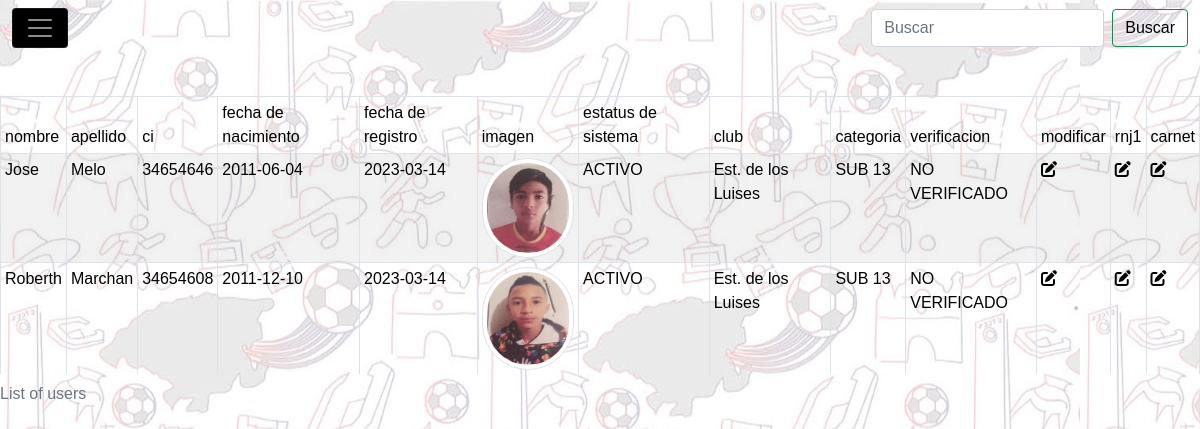
/buscar_jugador_club.php (signed in), run on the app's committed database.
### tables this page shows
CREATE TABLE `usuario` (
  `id_usuario` int(11) NOT NULL,
  `nombre_usuario` varchar(60) NOT NULL,
  `segundoN` varchar(60) NOT NULL,
  `apellido` varchar(60) NOT NULL,
  `segundoA` varchar(60) NOT NULL,
  `ci` int(8) NOT NULL,
  `fecha_nac_us` date NOT NULL,
  `fecha_registro_us` date NOT NULL,
  `imagen_us` varchar(300) NOT NULL,
  `tipo_imagen` varchar(60) NOT NULL,
  `tipo_imagen_dt` varchar(30) NOT NULL,
  `image_dt` varchar(300) NOT NULL,
  `usuario` varchar(60) NOT NULL,
  `clave` varchar(33) NOT NULL,
  `id_t_usuario` int(11) NOT NULL,
  `id_status_sistema` int(11) NOT NULL,
  `id_club` int(11) NOT NULL,
  `id_categoria` int(11) NOT NULL,
  `id_status_verificacion` int(11) NOT NULL,
  `id_carnet_jug` int(11) NOT NULL
);

CREATE TABLE `status_sistema` (
  `id_status_sistema` int(11) NOT NULL,
  `nombre_status_sistema` varchar(30) NOT NULL
);

CREATE TABLE `club` (
  `id_club` int(11) NOT NULL,
  `nombre_club` varchar(60) NOT NULL,
  `fecha_fund` date NOT NULL,
  `fecha_reg` datetime NOT NULL,
  `id_status_sistema` int(11) NOT NULL,
  `tipo_acta` varchar(60) NOT NULL,
  `img_acta` varchar(300) NOT NULL,
  `tipo_logo` varchar(60) NOT NULL,
  `img_logo` varchar(300) NOT NULL,
  `id_status_club` int(11) NOT NULL
);

CREATE TABLE `categoria` (
  `id_categoria` int(11) NOT NULL,
  `nombre_categoria` varchar(60) NOT NULL,
  `edad_max` int(2) NOT NULL,
  `id_status_sistema` int(11) NOT NULL
);

CREATE TABLE `status_verificacion` (
  `id_status_verificacion` int(11) NOT NULL,
  `nombre_verificacion` varchar(20) NOT NULL
);

### buscar_jugador_club.php (the view, shortened to what this page needs)
<!DOCTYPE html>
<html lang="es">
<head>
	<link rel="stylesheet" href="./css/bootstrap.css">
	<link rel="stylesheet" type="text/css" href="./css/estilos.css">
	<link rel="stylesheet" href="./js/bootstrap.js">
	<link rel="stylesheet" href="./css/normalize.css">
</head>
<body>
	<div class="content">
		<header>
			<nav class="navbar navbar-dark  fixed-top">
				<div class="container-fluid">
					<button class="navbar-toggler" type="button" data-bs-toggle="offcanvas" data-bs-target="#offcanvasDarkNavbar" aria-controls="offcanvasDarkNavbar">
						<span class="navbar-toggler-icon"></span>
					</button>
					<form class="d-flex">
						<input class="form-control me-2 light-table-filter" data-table="table_id" type="text" placeholder="Buscar" name="enviar">
						<button id="buscar" class="btn btn-outline-success" name="buscar" tpe="buttom" >Buscar</button>
					</form>
				</div>
			</div>
	<main class="main">
		<br>
		<br>
		<br>
		<br>
		<div class="table-responsive table-borderless table-responsive-sm table-responsive-md table-responsive-lg table-responsive-xl table_jug">
		<table class="table table-striped table-bordered table-borderless table-hover table_id table-sm" action="modificar_jugador.php" method="POST">
				<caption>List of users</caption>
				<thead class="thead-dark|thead-light">
					<tr>
						<th scope="col">nombre</th>
						<th scope="col">apellido</th>
						<th scope="col">ci</th>
						<th scope="col">fecha de nacimiento</th>
						<th scope="col">fecha de registro</th>
						<th scope="col">imagen</th>
						<th scope="col">estatus de sistema</th>
						<th scope="col">club</th>
						<th scope="col">categoria</th>
						<th scope="col">verificacion</th>
						<th scope="col">modificar</th>
						<th scope="col">rnj1</th>
						<th scope="col">carnet</th>
					</tr>
				</thead>
				<tbody>
					<?php
					include './modelo/conexion.php';
					$id_club_us = $_SESSION['id_club'];
					$sql = "SELECT `usuario`.`id_usuario`, `usuario`.`nombre_usuario` ,
					`usuario`.`segundoN`, `usuario`.`apellido` , `usuario`.`segundoA`,
					`usuario`.`ci`, `club`.`nombre_club`, `categoria`.`nombre_categoria`,
					`status_sistema`.`nombre_status_sistema`,
					`status_verificacion`.`nombre_verificacion` , `usuario`.`fecha_nac_us`,
					`usuario`.`fecha_registro_us`, `usuario`.`imagen_us`,  `usuario`.`id_status_sistema`, `usuario`.`id_categoria`,
					`usuario`.`id_club`, `usuario`.`id_categoria`, `usuario`.`id_status_verificacion`
					FROM `usuario`, `club`, `categoria`, `status_sistema`, `status_verificacion`
					WHERE ((`usuario`.`id_t_usuario` = 7
					/*AND `usuario`.`id_status_sistema` = 1 */
					AND `usuario`.`id_club` = $id_club_us
					/* AND `usuario`.`id_categoria` = 5 */
					/*	AND `usuario`.`id_status_sistema`= 1 */
					/*AND `usuario`.`id_status_verificacion`= 2*/)
					AND (`usuario`.`id_club` = `club`.`id_club`)
					AND (`usuario`.`id_categoria` = `categoria`.`id_categoria`)
					AND (`usuario`.`id_status_sistema` = `status_sistema`.`id_status_sistema`)
					AND (`usuario`.`id_status_verificacion`= `status_verificacion`.`id_status_verificacion`))";
					$res = mysqli_query($conn, $sql);
					while ($row = mysqli_fetch_assoc($res)) {
						?>
						<tr>
							<td><?php echo $row['nombre_usuario']; ?></td>
							<td scope="col"><?php echo $row['apellido']; ?></td>
							<td scope="col"><?php echo $row['ci']; ?></td>
							<td scope="col"><?php echo $row['fecha_nac_us']; ?></td>
							<td scope="col"><?php echo $row['fecha_registro_us']; ?></td>
							<td>
								<img class="img_buscar img-thumbnail" width="100" height="100"   src="<?php echo $row['imagen_us']?>">
							</td>
							<td scope="col"><?php echo $row['nombre_status_sistema']; ?></td>
							<td scope="col"><?php echo $row['nombre_club']; ?></td>
							<td scope="col"><?php echo $row['nombre_categoria']; ?></td>
							<td scope="col"><?php echo $row['nombre_verificacion']; ?></td>
							<td><a href="./modificar_jugador_club.php?id_user=<?php echo $row['id_usuario']; ?>" name="seleccionar"><i class="fa-solid fa-pen-to-square"></i></a></td>
							<td><a href="./controlador/rnj1_jug.php?id_user=<?php echo $row['id_usuario']; ?>" name="seleccionar" target="__BLANK"><i class="fa-solid fa-pen-to-square"></i></a></td>
							<td><a href="./controlador/carnet_por_jug.php?id_user=<?php echo $row['id_usuario']; ?>" name="seleccionar" target="__BLANK"><i class="fa-solid fa-pen-to-square"></i></a></td>
						</tr>
						<?php
					}
					?>
				</tbody>
			</table>
		</div>
	</main>
</body>
</html>

### css/estilos.css (style rules this page uses)
* { font-family: 'Nunito', sans-serif; font-weight: 100; }
body { background-image: url(../img/foto-sis/fondo.jpg); height: 100vh; background-attachment: fixed; }
.navbar-toggler { background: #000; }
.conocenos-body, .btn { color: #000; }
.img_buscar { border-radius: 50px; }

### data on the page
usuario: nombre_usuario "Jose", apellido "Melo", ci "34654646", fecha_nac_us "2011-06-04", fecha_registro_us "2023-03-14", imagen_us (picture), id_status_sistema.nombre_status_sistema "ACTIVO", id_club.nombre_club "Est. de los Luises", id_categoria.nombre_categoria "SUB 13", id_status_verificacion.nombre_verificacion "NO VERIFICADO"
usuario: nombre_usuario "Roberth", apellido "Marchan", ci "34654608", fecha_nac_us "2011-12-10", fecha_registro_us "2023-03-14", imagen_us (picture), id_status_sistema.nombre_status_sistema "ACTIVO", id_club.nombre_club "Est. de los Luises", id_categoria.nombre_categoria "SUB 13", id_status_verificacion.nombre_verificacion "NO VERIFICADO"
